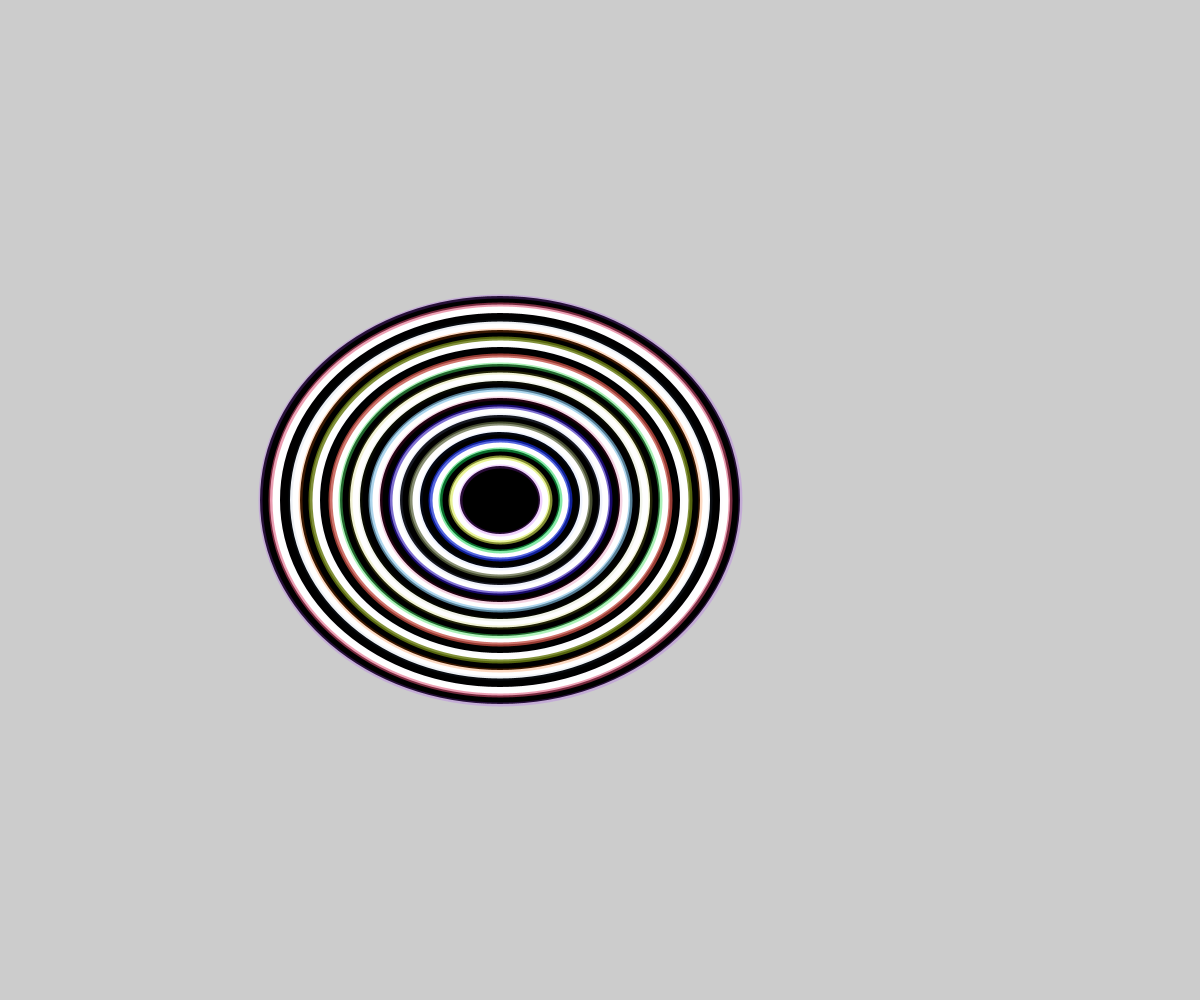
Frame 1 (no input)
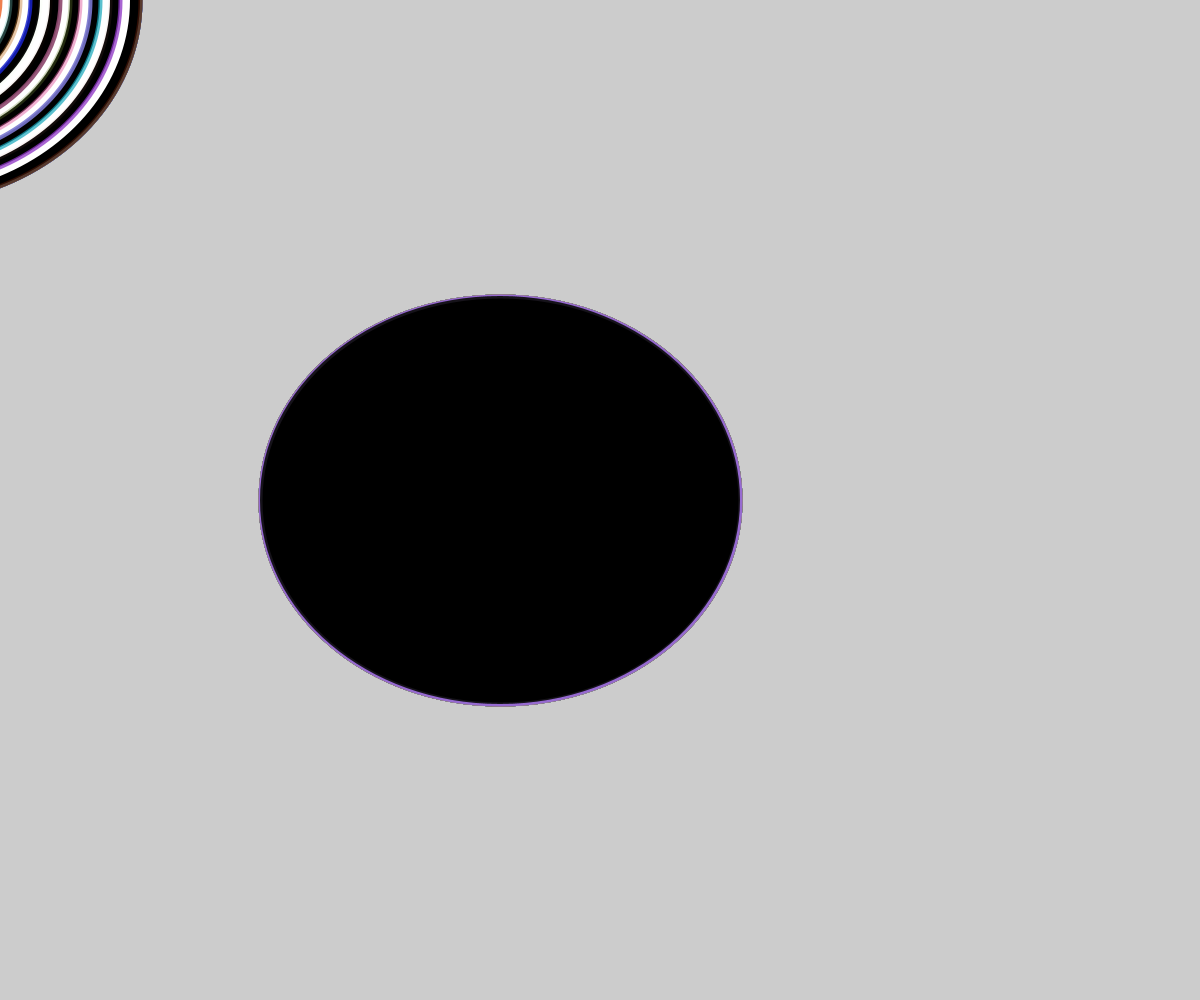
Frame 60 (the mouse pressed at the canvas centre just before this capture)
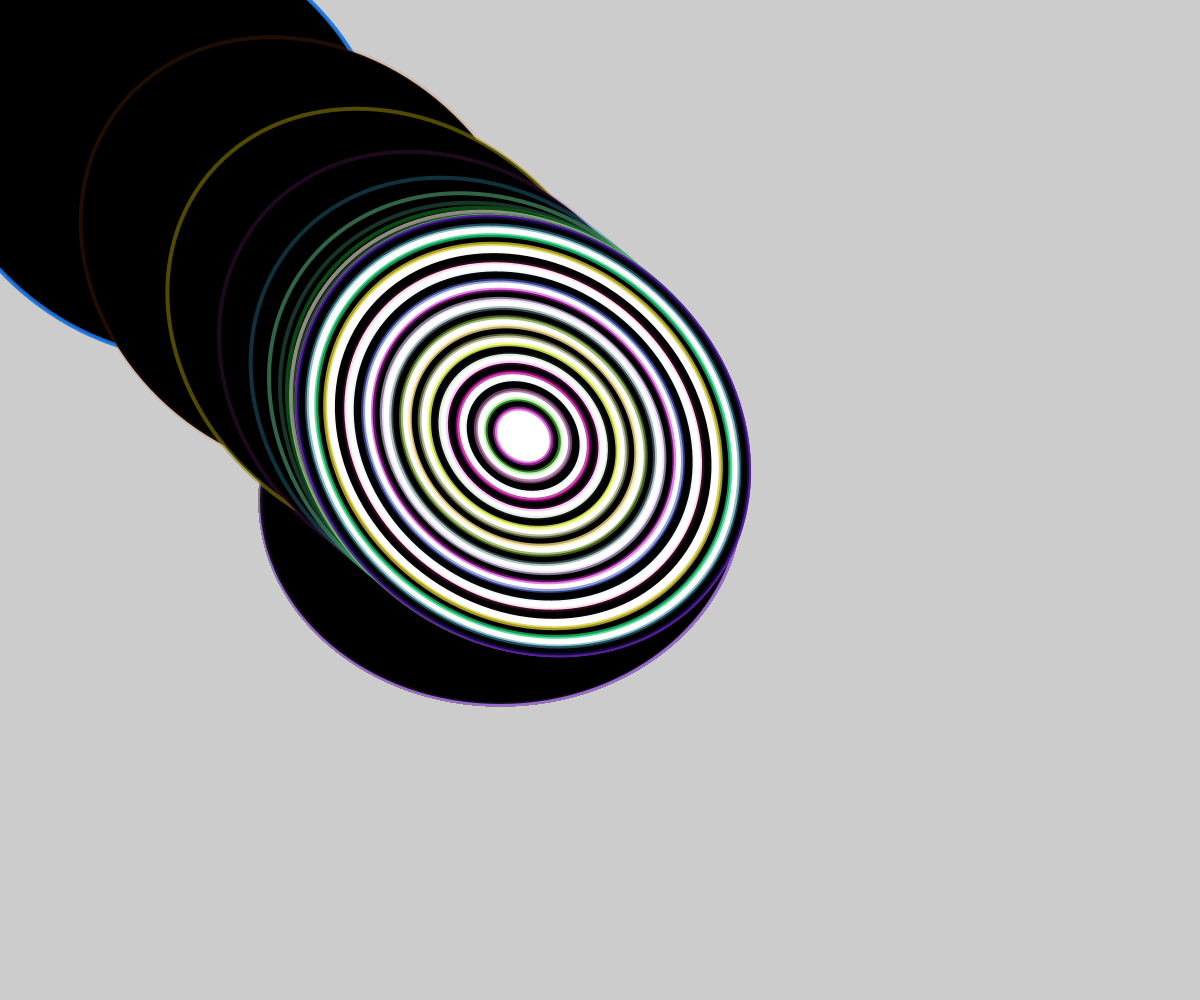
Frame 120 (the mouse held since frame 60 and released just before this capture)

The Processing sketch that drew these frames (run headless with seeded random() and noise(); from frame 60 on, the mouse is pressed at the canvas centre):

// Processing sketch: processing_13710
// ── processing_13710.pde

//with a lot of help (mostly stolen) from Chris Bamborough: http://www.openprocessing.org/visuals/?visualID=8669
//and Andréas Kündig: http://www.openprocessing.org/visuals/?visualID=8666

int nbEllipses = 22;
int smallestDiameter = 60;
//int LargestDiameter = 100;
int diameterIncrement = 20;
int controlPointOffset = 100;
 
float x, y;
ArrayList positionHistory = new ArrayList();
AngleMeter angleMeter = new AngleMeter(smallestDiameter/2.0);
 
void setup() {
  size(1200,1000);
  noStroke();
  smooth();
  while(positionHistory.size()<nbEllipses*2){
    positionHistory.add(new float[]{
      width/2,height/2,0    }
    );
  }
}
 
void draw() { 
  positionHistory.remove(positionHistory.size()-1);
  x = 0.6 * x + 0.4 * mouseX;
  y = 0.6 * y + 0.4 * mouseY;
  angleMeter.drag(x,y);
  positionHistory.add(0,new float[]{
    x,y,angleMeter.angle  }
  );
  drawEllipses();
}
 
void drawEllipses(){
  for(int i = 0; i<nbEllipses; i++){
    int positionIndex = 2* (nbEllipses-1  - i);
    float [] position = (float[])positionHistory.get(positionIndex);
    int majorAxis = smallestDiameter + diameterIncrement * (nbEllipses -1 -i);
    drawEllipse(position, majorAxis, i%2==0 ? 0:255);
  } 
}
 
void drawEllipse(float [] x_y_angle, int majorAxis, int fillColor){ 
  stroke (random(255),random(255),random(255),random(255));
  strokeWeight(4);
  fill(fillColor);
  pushMatrix();
  translate(x_y_angle[0],x_y_angle[1]);
  rotate(x_y_angle[2]);
  ellipse(-controlPointOffset, 0, majorAxis, majorAxis * 0.85);
  popMatrix();
}
 
class AngleMeter{
  float [] draggedPoint = new float[2];
  float angle;
  float distance;
  AngleMeter(float distance){
    this.distance = distance;
  }
  void drag(float x, float y){
    float dx = x - draggedPoint[0];
    float dy = y - draggedPoint[1];
    angle = atan2(dy, dx); 
    draggedPoint[0] = x - (cos(angle) * distance);
    draggedPoint[1] = y - (sin(angle) * distance);
  }
}

void mousePressed()
{
  setup();
}
